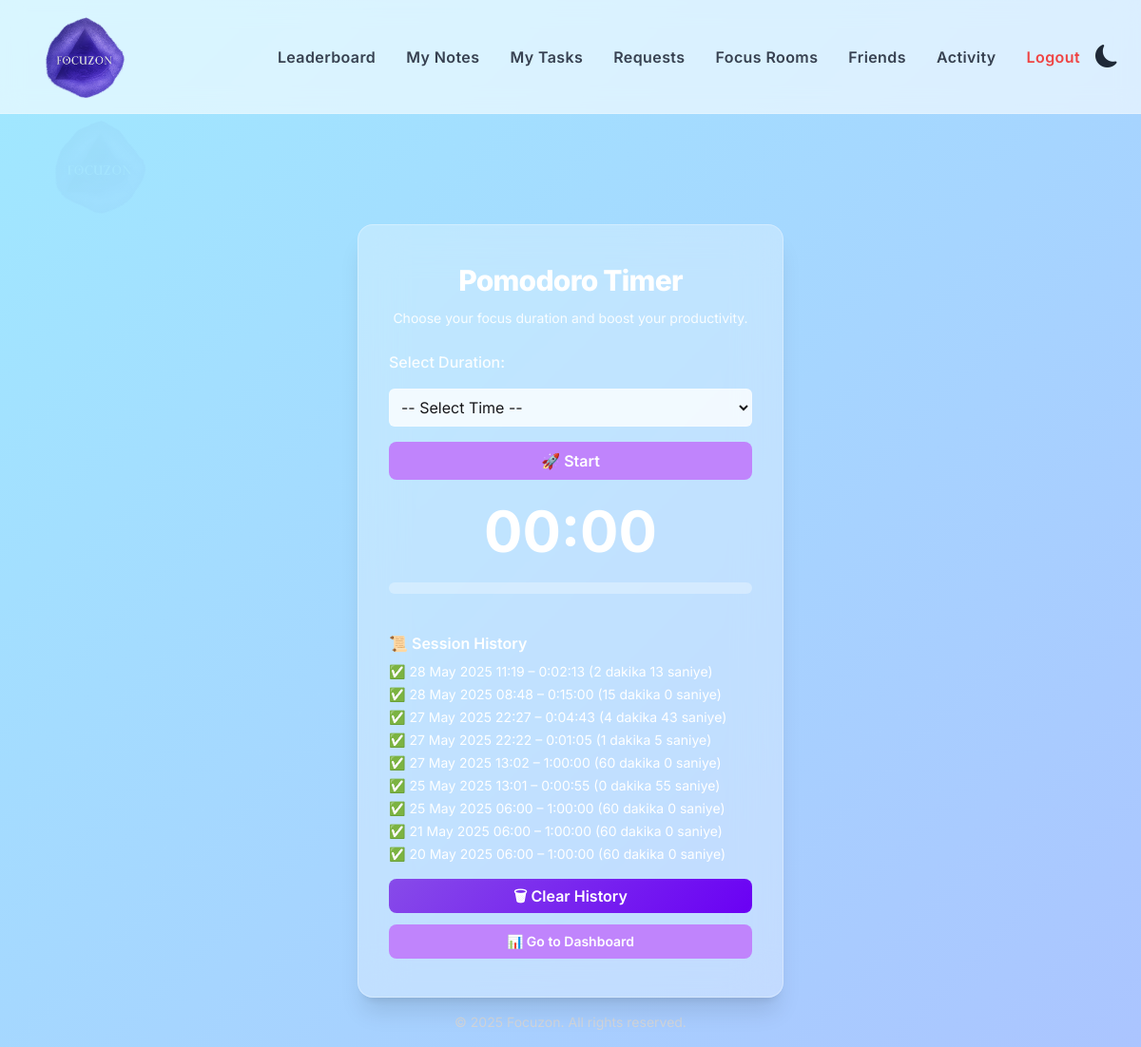
Screenshot of /pomodoro/start/ (signed in) with the database file from the repository.
### pomodoro/models.py (models this page shows, shortened)
class PomodoroSession(models.Model):
    user = models.ForeignKey(settings.AUTH_USER_MODEL, on_delete=models.CASCADE)
    start_time = models.DateTimeField()
    end_time = models.DateTimeField(null=True, blank=True)
    duration = models.DurationField(null=True, blank=True)  # Geçen süre burada saklanıyor
    is_completed = models.BooleanField(default=False)
    def formatted_duration(self):
        if self.duration:
            total_seconds = int(self.duration.total_seconds())
            minutes, seconds = divmod(total_seconds, 60)
            return f"{minutes} dakika {seconds} saniye"
        return "Tamamlanmadı"

### pomodoro/views.py (the view, shortened to what this page needs)
# urls.py: path("start/", views.start_pomodoro, name="start_pomodoro"),
@login_required
def start_pomodoro(request):
    past_sessions = PomodoroSession.objects.filter(user=request.user, is_completed=True).order_by("-start_time")
    active_session = PomodoroSession.objects.filter(user=request.user, is_completed=False).first()
    return render(request, "pomodoro/start_pomodoro.html", {
        "past_sessions": past_sessions,
        "active_session": active_session
    })

### pomodoro/templates/pomodoro/start_pomodoro.html (shortened to what this page needs)
{% extends "base.html" %}
{% load static %}
{% block body_class %}pomodoro-page{% endblock %}
{% block content %}
<div class="mt-24 max-w-md mx-auto bg-white/30 dark:bg-white/10
    border border-white/30
    shadow-xl backdrop-blur-xl rounded-2xl px-8 py-10 text-center">
  <h2 class="text-3xl font-extrabold text-white dark:text-white mb-3 tracking-tight">Pomodoro Timer</h2>
  <p class="text-sm text-white/90 dark:text-zinc-100 mb-6">Choose your focus duration and boost your productivity.</p>
  <form method="POST" id="pomodoro-form" class="text-left space-y-4">
    <label for="id_duration" class="block text-white/90 dark:text-white font-medium">Select Duration:</label>
    <select id="id_duration" name="duration"
      class="w-full rounded-md border border-white/20 dark:border-zinc-600 bg-white/80 dark:bg-zinc-800 text-zinc-900 dark:text-white p-2 focus:outline-none focus:ring-2 focus:ring-purple-400 transition">
      <option value="">-- Select Time --</option>
    </select>
    <button type="button" id="startBtn"
      class="w-full bg-purple-400 hover:bg-purple-500 text-white py-2 px-4 rounded-lg font-semibold transition">🚀 Start</button>
  </form>
  <h2 id="timer" class="text-6xl font-bold text-white dark:text-white mt-6">00:00</h2>
  <div class="mt-6 w-full h-3 bg-white/30 rounded-full overflow-hidden">
  </div>
  <div class="mt-10 text-left text-sm text-white dark:text-white">
    <h3 class="text-base font-semibold mb-2">📜 Session History</h3>
    <ul class="space-y-1">
      {% for session in past_sessions %}
      <li>✅ {{ session.start_time|date:"d M Y H:i" }} – {{ session.duration }} ({{ session.formatted_duration }})</li>
      {% empty %}
      <li>No previous sessions yet.</li>
      {% endfor %}
    </ul>
    <button id="clearSessions"
      class="w-full mt-4 bg-purple-400 hover:bg-purple-500 text-white py-2 px-4 rounded-lg font-semibold transition">🗑 Clear History</button>
    <a href="{% url 'dashboard' %}"
      class="w-full inline-block mt-3 text-center bg-purple-400 hover:bg-purple-500 text-white py-2 px-4 rounded-lg font-semibold transition">📊 Go to Dashboard</a>
  </div>
</div>
{% endblock %}

### static/css/styles.css (style rules this page uses)
:root { --bg-color: #fff9f9; --text-color: #1f1f1f; --card-bg: #fefefe; --accent-color: #f6c6e8; --gradient-bg: linear-gradient(135deg, #fbeaff, #b4f8c8, #f8f6a1, #bde0fe); }
body { font-family: 'Sora', sans-serif; margin: 0; padding: 0; min-height: 100vh; background: linear-gradient(135deg, #d9c2f3, #b4b5f9, #b0e0f3); background-attachment: fixed; background-size: 400% 400%; animation: gradientShift 15s ease infinite; color: #333; background-color: var(--bg-color); color: var(--text-color); transition: background-color 0.3s ease, color 0.3s ease; overflow: hidden; overflow-y: auto; }
body.pomodoro-page::before { content: ""; position: absolute; top: 100px; left: 30px; width: 150px; height: 150px; background-image: url('/static/images/focuzon_logo_.png'); background-size: contain; background-repeat: no-repeat; opacity: 0.04; z-index: 0; }
button, .btn { background: linear-gradient(135deg, #874be9, #6a00f4); color: white; border: none; padding: 12px 20px; cursor: pointer; border-radius: 8px; font-size: 1rem; transition: all 0.3s ease; text-decoration: none; display: inline-block; font-weight: bold; }
body { background-size: 400% 400%; animation: gradientShift 15s ease infinite; }
body[data-theme="light"] { background-image: linear-gradient(-45deg, #ffc0cb, #b6a0ff, #a0e9ff); }
html { overflow-y: scroll; }

### accounts/templates/base.html (style rules this page uses)
body { font-family: 'Inter', sans-serif; }

### rows the page displays
PomodoroSession: start_time "28 May 2025 11:19", duration "0:02:13", formatted_duration "2 dakika 13 saniye"
PomodoroSession: start_time "28 May 2025 08:48", duration "0:15:00", formatted_duration "15 dakika 0 saniye"
PomodoroSession: start_time "27 May 2025 22:27", duration "0:04:43", formatted_duration "4 dakika 43 saniye"
PomodoroSession: start_time "27 May 2025 22:22", duration "0:01:05", formatted_duration "1 dakika 5 saniye"
PomodoroSession: start_time "27 May 2025 13:02", duration "1:00:00", formatted_duration "60 dakika 0 saniye"
PomodoroSession: start_time "25 May 2025 13:01", duration "0:00:55", formatted_duration "0 dakika 55 saniye"
PomodoroSession: start_time "25 May 2025 06:00", duration "1:00:00", formatted_duration "60 dakika 0 saniye"
PomodoroSession: start_time "21 May 2025 06:00", duration "1:00:00", formatted_duration "60 dakika 0 saniye"
PomodoroSession: start_time "20 May 2025 06:00", duration "1:00:00", formatted_duration "60 dakika 0 saniye"
